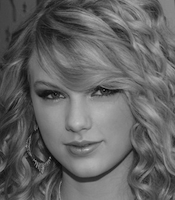
#> input picture Numerical-Analysis-Lab/data/faces/taylor01.jpg, 175 x 200 px, found by its file name
$ jupyter execute --allow-errors 'Lab 4_Facial Recognition Lab.ipynb'
#> lines starting #> are read from the running program, lines starting #| are printed output that depends on the picture
[cell 1]
import numpy as np
import matplotlib.pyplot as plt
import cv2
from mpl_toolkits import mplot3d

[cell 2]
# --- Path setup -------------------------------------------------------------
# Resolve the course data directory from wherever this notebook is launched.
from pathlib import Path

def _find_course_root(start=None):
    """Walk upward until the folder containing data/ is found."""
    path = Path(start or Path.cwd()).resolve()
    for candidate in (path, *path.parents):
        if (candidate / "data").is_dir():
            return candidate
    raise FileNotFoundError(
        "Could not locate Numerical-Analysis-Lab/data. "
        "Run this notebook from inside the course folder."
    )

_ROOT = _find_course_root()
DATA = _ROOT / "data"
FACES = DATA / "faces"
CLIMATE = DATA / "climate"
AUDIO = DATA / "audio"
OUTPUTS = _ROOT / "outputs"
OUTPUTS.mkdir(exist_ok=True)

[cell 3]
# all images are 200 x 175 pixels
# you can view one by loading it into Python and showing it with imshow
firstTaylorImage = cv2.imread(str(FACES / 'taylor01.jpg'),cv2.IMREAD_GRAYSCALE).astype(float)
#> firstTaylorImage: shape (200, 175) float64; min 0, max 206, mean 99.1
plt.imshow(firstTaylorImage,cmap = 'gray')
plt.title("The First Taylor Image")

[cell 4]
firstTaylorImage = cv2.imread(str(FACES / 'taylor01.jpg'),cv2.IMREAD_GRAYSCALE).astype(float)
firstStalloneImage = cv2.imread(str(FACES / 'stallone01.jpg'),cv2.IMREAD_GRAYSCALE).astype(float)
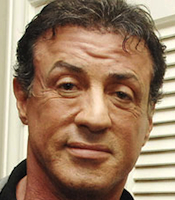
#> input picture Numerical-Analysis-Lab/data/faces/stallone01.jpg, 175 x 200 px, found by its file name
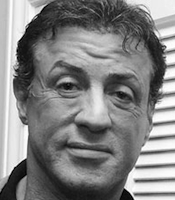
#> firstStalloneImage: shape (200, 175) float64; min 0, max 254, mean 130.1

#Display images syde by side
fig, axes = plt.subplots(1,2,figsize=(10,5))
axes[0].imshow(firstTaylorImage, cmap='gray')
axes[0].set_title('The First Taylor Image')
axes[1].imshow(firstStalloneImage, cmap='gray')
axes[1].set_title('The First Stallone Image')
plt.show()
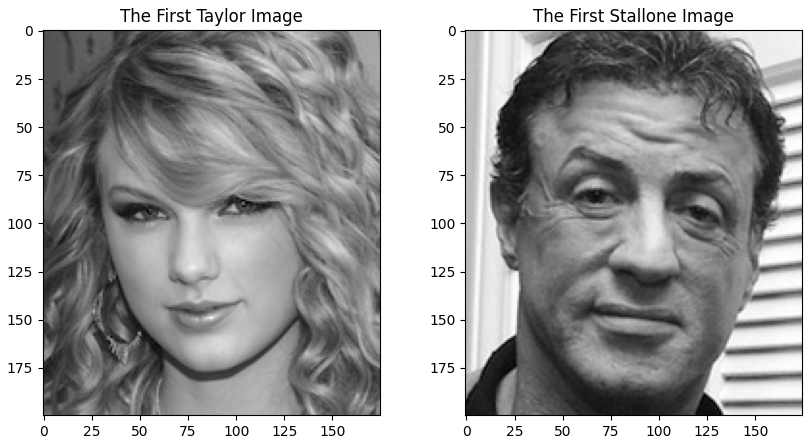
#> figure drawn by matplotlib, 2 panels

[cell 5]
# load all the data into a single array
B = np.zeros((35000,40))

#> (the rest of this cell did not finish here and is left out)

[cell 6]
# Calculate mean face
mean_face = np.mean(B, axis = 1)

# Reshape mean face and display
mean_face_image = mean_face.reshape(200,175)
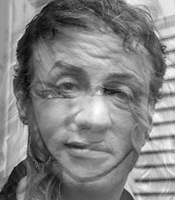
#> mean_face_image: shape (200, 175) float64; min 0.925, max 10.28, mean 5.73; drawn with min black and max white
plt.imshow(mean_face_image, cmap='gray')
plt.title('Average Face Image')
plt.show()

[cell 7]
# Subtract the average face
B_deviation = B - mean_face[: ,np.newaxis] # transforms mean_face into a column vector


# SVD
U, S, Vt = np.linalg.svd(B_deviation, full_matrices=False)
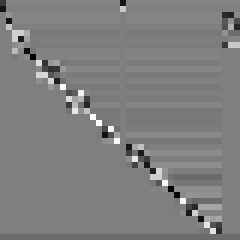
#> Vt: shape (40, 40) float64 (shown 6 times larger); min -0.98, max 0.976, mean -0.00395; drawn with min black and max white
#> S = 40 values, max 31608.1 at index 0, min 2.19e-12 at index 39, mean 1017.8

# Plot singular values
plt.plot(S)
plt.title('Singular Values')
plt.xlabel('Index')
plt.ylabel('Magnitude')
plt.show()
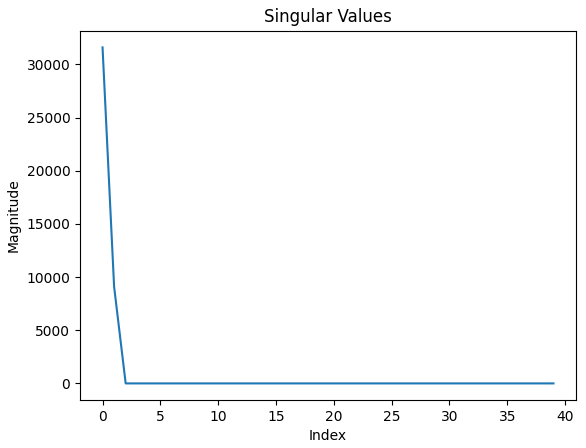
#> figure drawn by matplotlib, 1 panel; curve peaks at x = 0, y = 31608.1

[cell 8]
# 5.
u1, u2, u3 = U[:, 0], U[:, 1], U[:, 2]
x = np.dot(u1, B_deviation)
#> x = 40 values, max 1124.6 at index 1, min -25717.8 at index 20, mean -2.46e-12
y = np.dot(u2, B_deviation)
#> y = 40 values, max 5092.3 at index 20, min -7534.2 at index 0, mean -5e-13
z = np.dot(u3, B_deviation)
#> z = 40 values, max 3.68e-14 at index 1, min -2.24e-12 at index 0, mean -7.07e-14


# 6.
fig = plt.figure()
ax = fig.add_subplot(projection='3d')
ax.scatter(x[0:20], y[0:20], z[0:20], color='red', label='Taylor Swift')
ax.scatter(x[20:], y[20:], z[20:], color='blue', label='Sylvester Stallone')
ax.view_init(elev = 20,azim = 45)
ax.set_title('3D Scatter Plot of Projections')
ax.legend()
plt.show()
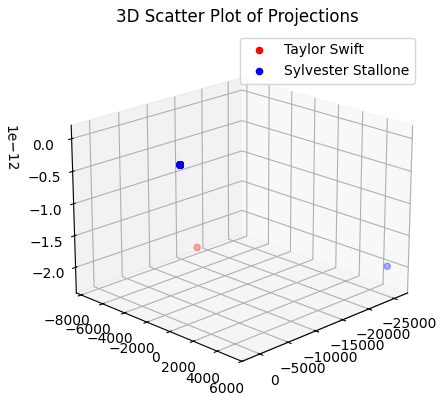
#> figure drawn by matplotlib, 1 panel

[cell 9]
# 7.
mystery_image = cv2.imread(str(FACES / 'mystery.jpg'), cv2.IMREAD_GRAYSCALE).flatten()
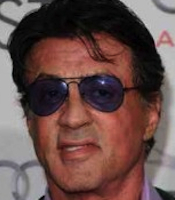
#> input picture Numerical-Analysis-Lab/data/faces/mystery.jpg, 175 x 200 px, found by its file name
mystery_deviation = mystery_image - mean_face
mystery_x = np.dot(u1, mystery_deviation)
#> mystery_x = -15596.9
mystery_y = np.dot(u2, mystery_deviation)
#> mystery_y = 699
mystery_z = np.dot(u3, mystery_deviation)
#> mystery_z = -31.25

fig = plt.figure()
ax = fig.add_subplot(projection='3d')
ax.scatter(x[0:20], y[0:20], z[0:20], color='red', label='Taylor Swift')
ax.scatter(x[20:], y[20:], z[20:], color='blue', label='Sylvester Stallone')
ax.scatter(mystery_x, mystery_y, mystery_z, color = 'green', label = "Mystery") # Add mystery image
ax.view_init(elev = 20,azim = 45)
ax.set_title('3D Scatter Plot of Projections')
ax.legend()
plt.show()
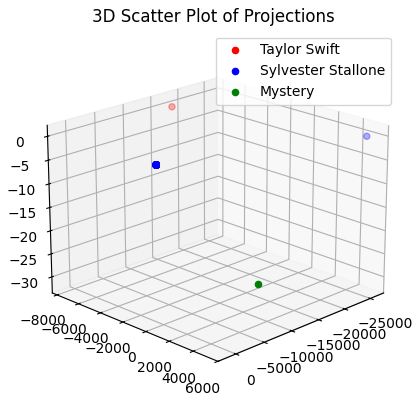
#> figure drawn by matplotlib, 1 panel
